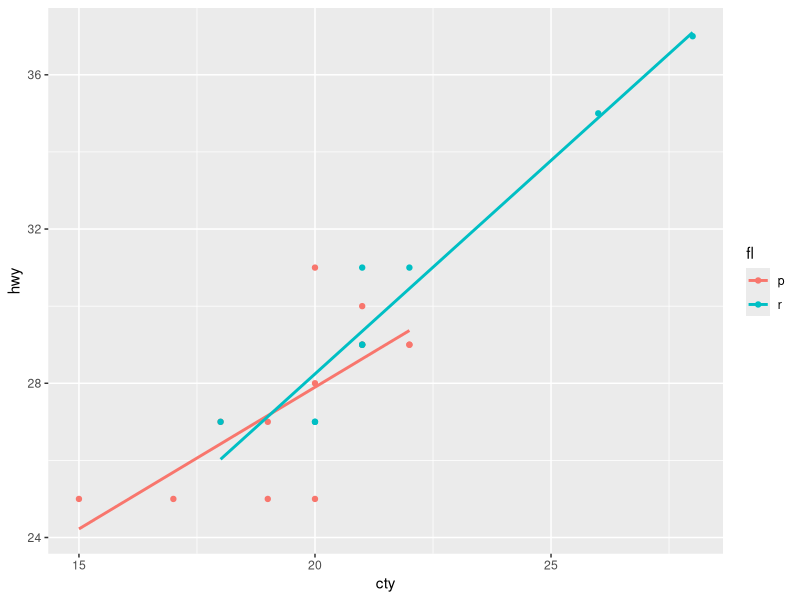

This chart was generated by the following R code:
## ---- chunk 1
library(ggplot2)
library(dplyr)
mpg_new <- mpg %>% 
  filter(year == 2008, class == "compact")
## ---- chunk 2
s.lrm <- lm(hwy ~ fl, data = mpg_new)
summary(s.lrm)
## ---- chunk 3
m.lrm <- lm(hwy ~ fl + cty, data = mpg_new)
summary(m.lrm)
## ---- chunk 4
mlr_interact_plot <- ggplot(mpg_new, aes(x = cty, y = hwy)) +
  geom_point(aes(color = fl)) + 
  geom_smooth(aes(color = fl), method = "lm", se = FALSE)
print(mlr_interact_plot)
